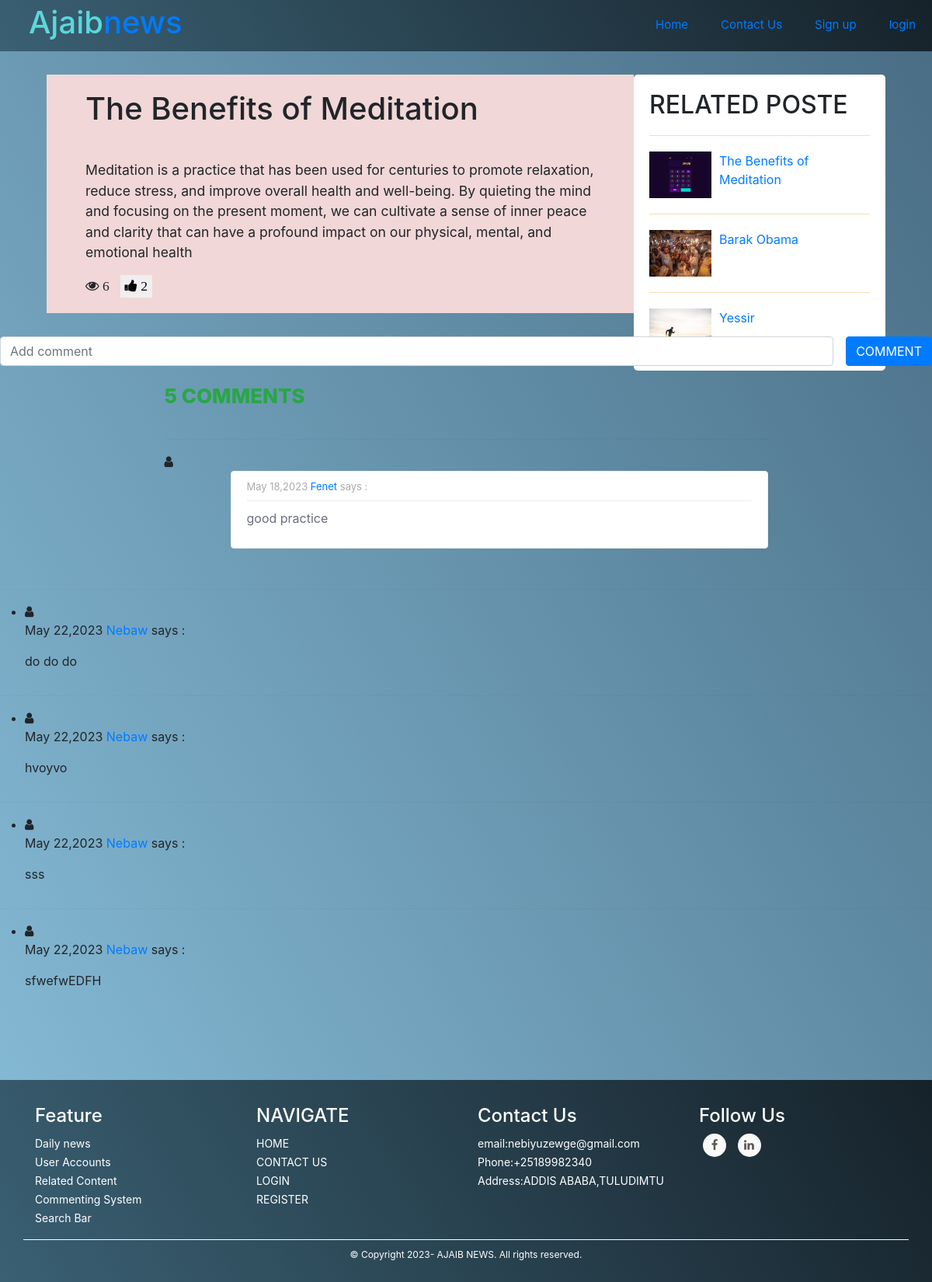
The app's page /single.php?title_id=35&topic_id=26 with its own data.
### tables this page shows
CREATE TABLE `view_count` (
  `id` int(11) NOT NULL,
  `post_id` int(11) NOT NULL,
  `NumberOfViews` int(11) NOT NULL
);

CREATE TABLE `post` (
  `id` int(11) NOT NULL,
  `topic_id` int(11) DEFAULT NULL,
  `user_id` int(11) NOT NULL,
  `title` varchar(255) NOT NULL,
  `image` varchar(255) NOT NULL,
  `body` text NOT NULL,
  `published` tinyint(4) NOT NULL,
  `created_at` date NOT NULL DEFAULT current_timestamp()
);

CREATE TABLE `commet` (
  `comment_id` int(11) NOT NULL,
  `post_id` int(11) NOT NULL,
  `user_id` int(11) NOT NULL,
  `comment_section` text NOT NULL,
  `created_at` date NOT NULL DEFAULT current_timestamp()
);

CREATE TABLE `user` (
  `id` int(11) NOT NULL,
  `admin` tinyint(4) NOT NULL,
  `username` varchar(255) NOT NULL,
  `email` varchar(255) NOT NULL,
  `password` varchar(255) NOT NULL,
  `created_at` timestamp NOT NULL DEFAULT current_timestamp()
);

### app/database/db2.php (called while the page is built, shortened)
<?php
require('connect.php');
function executeQuery2($sql, $data){
    global $conn;
    $stmt =$conn->prepare($sql);
    $values = array_values($data);
    $types = str_repeat('s', count($values));
    $stmt->bind_param($types, ...$values);
    $stmt->execute();
    return $stmt;
}
function selectAll2($table , $conditions = []){
    global $conn;
    $sql = "SELECT* FROM $table";
if(empty($conditions)){
    $stmt = $conn->prepare($sql);
    $stmt->execute();
    $records = $stmt->get_result()->fetch_all(MYSQLI_ASSOC);
    return $records;
}else{
    $i =0;
foreach($conditions as $key => $value){
    if($i===0){
        $sql = $sql . " WHERE  $key=?";
    } else{
        $sql = $sql . " AND $key = ?";
    }
$i++;
}
$stmt = executeQuery2($sql , $conditions);
$records = $stmt->get_result()->fetch_all(MYSQLI_ASSOC);
return $records;
}
}
function getNumberOfLikes( $post_id){
    $sql = "SELECT COUNT(*) as count FROM like_table WHERE post_id =? ";
    $stmt = executeQuery2($sql , ['post_id' => $post_id] );
$records = $stmt->get_result()->fetch_all(MYSQLI_ASSOC);
return $records;
}
function getNumberOfViews( $post_id){
    $sql = "SELECT NumberOfViews FROM view_count WHERE post_id =? ";
    $stmt = executeQuery2($sql , ['post_id' => $post_id] );
$records = $stmt->get_result()->fetch_all(MYSQLI_ASSOC);
return $records;
}
function getNumberOfComments($post_id){
    $sql = "SELECT COUNT(*) as count FROM commet WHERE post_id =? ";
 $stmt = executeQuery2($sql , ['post_id' => $post_id] );
$records = $stmt->get_result()->fetch_all(MYSQLI_ASSOC);
return $records;
}
function   getUserNameForComment($post_id){
    $sql = "SELECT c.* ,u.username FROM commet AS c JOIN user AS u ON c.user_id=u.id WHERE c.post_id=?";
    $stmt = executeQuery2($sql , ['post_id'=>$post_id ]);
$records = $stmt->get_result()->fetch_all(MYSQLI_ASSOC);
return $records;
}
?>

### single.php (the view, shortened to what this page needs)
<?php
require('C:/xampp/htdocs/Blog/app/database/db2.php');
    $relatedPosts = array();
    $posts = selectAll2('post' , ['published' => 1]);
    if(isset($_REQUEST['topic_id'])){
        $topic_id = $_REQUEST['topic_id'];
        $relatedPosts = selectAll2('post' , ['published' => 1 , 'topic_id' =>   $topic_id ]);
    }
$comment_posts = getUserNameForComment($_SESSION['post_id'] );
    @$number_of_likes = getNumberOfLikes($_SESSION['post_id']);
    @$number_of_views = getNumberOfViews($_SESSION['post_id']);
    @$number_of_comments = getNumberOfComments($_SESSION['post_id']);
?>
<!DOCTYPE html>
<html lang="en">
<head>
    <link rel="stylesheet" href="asset/css/comment.css">
    <link rel="stylesheet" href="asset/css/style.css?v2">
    <link rel="stylesheet" href="https://cdnjs.cloudflare.com/ajax/libs/font-awesome/4.7.0/css/font-awesome.min.css">
    <link href="https://cdn.jsdelivr.net/npm/bootstrap@5.3.0-alpha3/dist/css/bootstrap.min.css" rel="stylesheet">
</head>
<body>
<?php include( "app/include/header.php"); ?>
<div class="page-wrapper">
<div class="content clearfix">
    <div class="main-content single">
   <h1 class="post-title"><?php echo $_SESSION['title'] ?></h1>
   <div class="post-content">
    <p><?php echo html_entity_decode($_SESSION['body']) ?></p>
      <form action="single.php" method="POST">
      <i class="fa fa-eye">
        <?php foreach($number_of_views as $number_of_view): ?>
            <?php echo $number_of_view['NumberOfViews']?>
        <?php endforeach ?> &nbsp</i>
      <button  class="border-0" type="submit" name="like_button">  <i class="fa fa-thumbs-up">
        <?php foreach($number_of_likes as $number_of_like): ?>
            <?php echo $number_of_like['count'] ?>
        <?php endforeach ?>
        </i> </button>
      </form>
        </div>
       </div>
    <div class="sidebar single">
<div class="section popular">
    <h2 class="section-title">RELATED POSTE</h2>
<?php  foreach($relatedPosts as $relatedPos):?>
    <div class="post clearfix">
        <img src=" <?php echo 'asset/image/'. $relatedPos['image']; ?>" alt="">
        <a href="single.php?title_id=<?php echo $relatedPos['id'] .'&topic_id=' . $relatedPos['topic_id'] ;?>" class="title"><?php echo $relatedPos['title'] ?></a>
    </div>
<?php endforeach;?>
</div>
    </div>
</div>
<form action="single.php" method="POST">
<div class="d-flex flex-row add-comment-section mt-4 mb-4">
<input type="text" name="comment_section" placeholder="Add comment"  class="form-control mr-3" >
<button name="comment_button" type="submit" class= "btn btn-primary">COMMENT</button>
</div>
</form>
<div class="container bootstrap snippets bootdey">
    <div class="row">
        <div class="col-md-12">
            <div class="blog-comment">
                <h3 class="text-success"> <span class="mr-2 comments">
                <?php foreach($number_of_comments as $number_of_comment): ?>
               <?php echo $number_of_comment['count']?>
                 <?php endforeach ?>COMMENTS &nbsp;</span></h3>
                <?php foreach( $comment_posts as  $comment_post): ?>
                <hr/>
                    <ul class="comments">
                    <li class="clearfix">
                    <i class="fa fa-user" class="avatar"></i>
                      <div class="post-comments">
                          <p class="meta"><?php echo date('F j,Y', strtotime($comment_post['created_at'])); ?>  <a href="#"><?php echo $comment_post['username'] ?></a> says : <i class="pull-right"></i></p>
                          <p>
                          <?php echo $comment_post['comment_section'] ?>
                          </p>
                      </div>
                    </li>
                    </ul>
                </div>
            </div>
        </div>
    </div>
    <?php endforeach; ?>
<?php include("app/include/footer.php"); ?>
</body>
</html>

### app/include/header.php (shortened to what this page needs)
<!DOCTYPE html>
<html lang="en">
<head>
</head>
<body>
<header>
<a class="logo"  href="<?php echo 'index.php' ?>">
    <h1 class="logo-text"><span>Ajaib</span>news</h1>
</a>
<ul class="nav">
    <li><a href="index.php">Home</a></li>
    <li><a href="contactUs.php">Contact Us</a> </li>
    <?php if (isset( $_SESSION['id'])): ?>
        <li>
        <a href="#">
        <i class="fa fa-user"></i>
       <?php echo( $_SESSION['username']) ?>
        <i class="fa fa-chevron-down"></i>
        </a>
        <ul class="un">
        <?php if($_SESSION['admin']): ?>
            <li><a href="../Blog/admin/dashboard.php">Dashboard</a></li>
        <?php endif; ?>
        <li><a href="<?php echo '../Blog/logout.php'?>" class="logout">logout</a></li>
        </ul>
        </li>
   <?php  else:?>
   <li><a href="../Blog/register.php">Sign up</a> </li>
    <li><a href="../Blog/login.php">login</a> </li>
<?php endif; ?>
</ul>
  </header>
</body>
</html>

### app/include/footer.php (shortened to what this page needs)
<!DOCTYPE html>
<html lang="en">
<head>
  <link rel="stylesheet" href="https://maxcdn.bootstrapcdn.com/bootstrap/4.1.3/css/bootstrap.min.css">
   <link href="https://maxcdn.bootstrapcdn.com/font-awesome/4.7.0/css/font-awesome.min.css" rel="stylesheet" >
   <link rel="stylesheet" href="asset/css/footer.css">
</head>
<body>
<footer class="mainfooter" role="contentinfo">
  <div class="footer-middle">
  <div class="container">
    <div class="row">
      <div class="col-md-3 col-sm-6">
        <div class="footer-pad">
          <h4>Feature</h4>
          <ul class="list-unstyled">
            <li><a href="#">Daily news</a></li>
            <li><a href="#">User Accounts</a></li>
            <li><a href="#">Related Content</a></li>
            <li><a href="#">Commenting System</a></li>
            <li><a href="#">Search Bar</a></li>
          </ul>
        </div>
      </div>
      <div class="col-md-3 col-sm-6">
        <div class="footer-pad">
          <h4>NAVIGATE</h4>
          <ul class="list-unstyled">
            <li><a href="index.php">HOME</a></li>
            <li><a href="contactUs.php">CONTACT US</a></li>
            <li><a href="login.php">LOGIN</a></li>
            <li><a href="register.php">REGISTER</a></li>
          </ul>
        </div>
      </div>
      <div class="col-md-3 col-sm-6">
        <div class="footer-pad">
          <h4>Contact Us</h4>
          <ul class="list-unstyled">
            <li><a href="#">email:nebiyuzewge@gmail.com</a></li>
            <li><a href="#">Phone:+25189982340</a></li>
            <li><a href="#">Address:ADDIS ABABA,TULUDIMTU</a></li>
          </ul>
        </div>
      </div>
    	<div class="col-md-3">
    		<h4>Follow Us</h4>
            <ul class="social-network social-circle">
             <li><a href="#" class="icoFacebook" title="Facebook"><i class="fa fa-facebook"></i></a></li>
             <li><a href="#" class="icoLinkedin" title="Linkedin"><i class="fa fa-linkedin"></i></a></li>
            </ul>
		</div>
    </div>
	<div class="row">
		<div class="col-md-12 copy">
			<p class="text-center">&copy; Copyright <?php echo date('Y') ?>- AJAIB NEWS.  All rights reserved.</p>
		</div>
	</div>
  </div>
  </div>
</footer>
  </body>
</html>

### asset/css/comment.css (style rules this page uses)
body { background:#eee; }
hr { margin-top: 20px; margin-bottom: 20px; border: 0; border-top: 1px solid #FFFFFF; }
a { color: #82b440; text-decoration: none; }
.blog-comment::before, .blog-comment::after, .blog-comment-form::before, .blog-comment-form::after { content: ""; display: table; clear: both; }
.blog-comment { padding-left: 15%; padding-right: 15%; }
.blog-comment ul { list-style-type: none; padding: 0; }
.blog-comment .post-comments { border: 1px solid #eee; margin-bottom: 20px; margin-left: 85px; margin-right: 0px; padding: 10px 20px; position: relative; -webkit-border-radius: 4px; -moz-border-radius: 4px; -o-border-radius: 4px; border-radius: 4px; background: #fff; color: #6b6e80; position: relative; }
.blog-comment .meta { font-size: 13px; color: #aaaaaa; padding-bottom: 8px; margin-bottom: 10px !important; border-bottom: 1px solid #eee; }
.blog-comment h3, .blog-comment-form h3 { margin-bottom: 40px; font-size: 26px; line-height: 30px; font-weight: 800; }

### asset/css/style.css (style rules this page uses)
* { box-sizing: border-box; }
body { padding: 0px; margin: 0px; background: #16222A; background: -webkit-linear-gradient(59deg, #89bfda, #a6d2f0); background: linear-gradient(59deg, #88bed9, #486c84); }
.clearfix::after { content: ''; display: block; clear: both; }
.btn { padding: .5rem 1rem; border: 1px solid transparent; box-shadow: .25rem ; background: #1f585a; border-radius: 10px; }
input { padding: 10px 10px; border-radius: 5px; }
header { background: #16222A; background: -webkit-linear-gradient(59deg, #3A6073, #16222A); background: linear-gradient(59deg, #3A6073, #16222A); height: 66px; }
header * { color: white; }
header .logo { float: left; height: inherit; margin-left: 2em; }
header .logo-text { margin: 5px; }
header .logo-text span { color: #5bd8dc; }
header ul { float: right; margin: 0px; padding: 0px; list-style: none; }
header ul li { float:left; position: relative; }
header ul li a { display: block; padding: 21px; font-size: 15px; text-decoration: none; }
.content { width: 90%; margin: 30px auto 30px; }
.content .main-content { width: 70%; float: left; }
.content .main-content.single { background: rgb(241, 215, 215); padding: 20px 50px; font-size: 1.1em; }
.content .sidebar { width: 30%; float: left; height: 300px; }
.content .popular .post { border-top: 1px solid wheat; margin-top: 20px; padding-top: 20px; }
.content .popular .post img { height: 60px; max-width: 80px; float: left; margin-right: 10px; }
.content .sidebar .section { background: white; padding: 20px; border-radius: 5px; margin-bottom: 20px; }

### asset/css/footer.css (style rules this page uses)
footer { background: #16222A; background: -webkit-linear-gradient(59deg, #3A6073, #16222A); background: linear-gradient(59deg, #3A6073, #16222A); color: white; margin-top:100px; }
footer a { color: #fff; font-size: 14px; transition-duration: 0.2s; }
.copy { font-size: 12px; padding: 10px; border-top: 1px solid #FFFFFF; }
.footer-middle { padding-top: 2em; color: white; }
ul.social-network { list-style: none; display: inline; margin-left: 0 !important; padding: 0; }
ul.social-network li { display: inline; margin: 0 5px; }
.social-circle li a { display: inline-block; position: relative; margin: 0 auto 0 auto; -moz-border-radius: 50%; -webkit-border-radius: 50%; border-radius: 50%; text-align: center; width: 30px; height: 30px; font-size: 15px; }
.social-circle li i { margin: 0; line-height: 30px; text-align: center; }
.social-circle i { color: #595959; -webkit-transition: all 0.8s; -moz-transition: all 0.8s; -o-transition: all 0.8s; -ms-transition: all 0.8s; transition: all 0.8s; }
.social-network a { background-color: #F9F9F9; }

### records on screen
view_count: NumberOfViews "6"
post: image (picture), title "The Benefits of Meditation"
post: image (picture), title "Barak Obama"
post: image (picture), title "Yessir"
commet: created_at "May 18,2023", user.username "Fenet", comment_section "good practice"
commet: created_at "May 22,2023", user.username "Nebaw", comment_section "do do do"
commet: created_at "May 22,2023", user.username "Nebaw", comment_section "hvoyvo"
commet: created_at "May 22,2023", user.username "Nebaw", comment_section "sss"
commet: created_at "May 22,2023", user.username "Nebaw", comment_section "sfwefwEDFH"

### other values on screen
$_SESSION['title'] "The Benefits of Meditation"
$number_of_like['count'] "2"
$number_of_comment['count'] "5"
